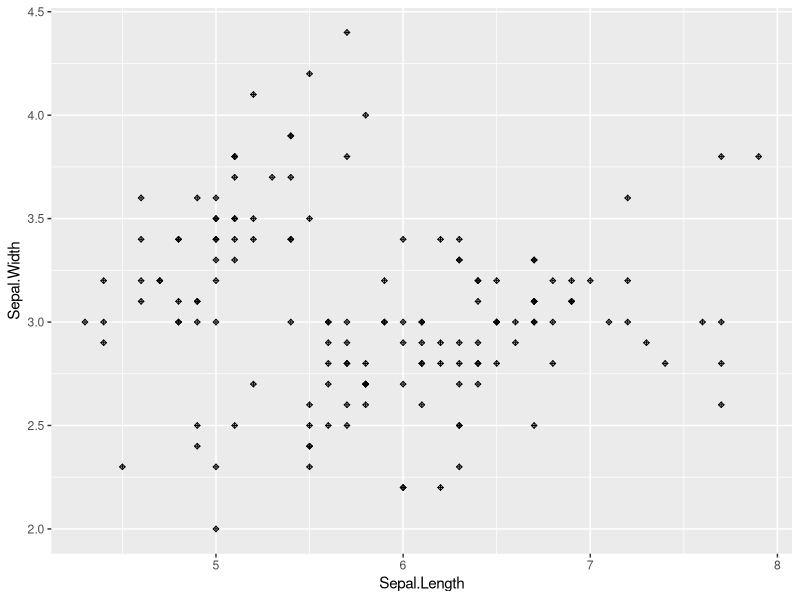
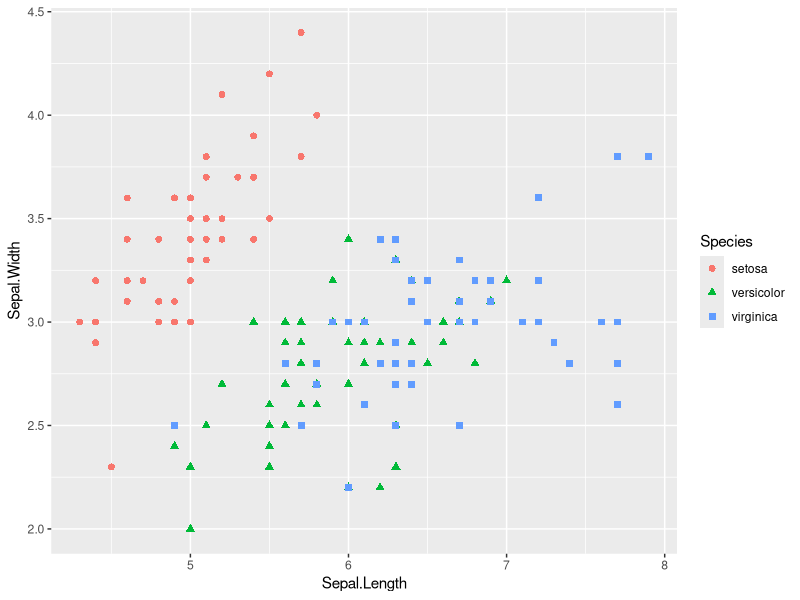
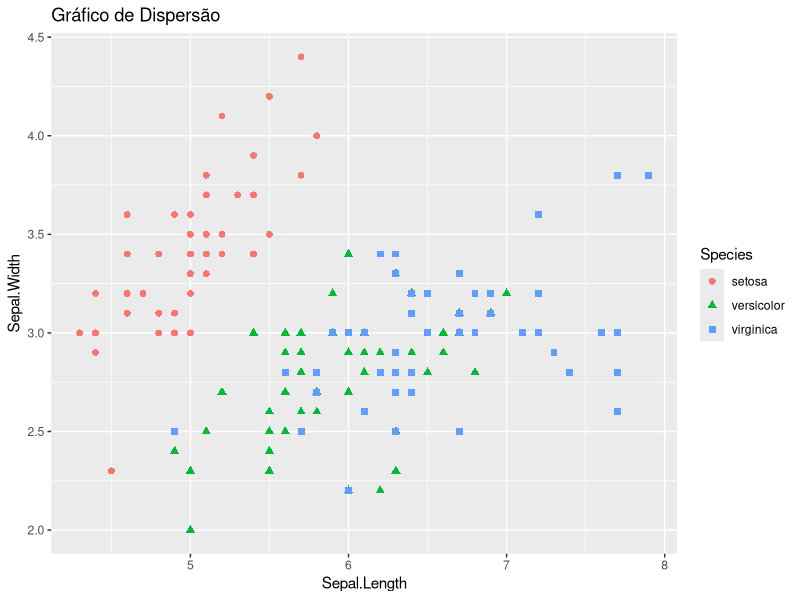

These figures' R source, in order: (Note: this script raises an error after producing the figures.)
## Aula 22/10

## GGPLOT2

## Limpando nosso Environment:
rm(list = ls())

## Instalando e Carregando o pacote do ggplot2:
#install.packages("ggplot2") # quem já tem instalado não precisa rodar

library(ggplot2)

## Banco de dados: iris

## Função base do ggplot2:
### aes = mapeamento dos dados (eixo x e eixo y)
# estrutura de criação de graficos:  ggplot(data = banco de dados, aes(x = X, y = Y))

## Gráfico de Dispersão:
names(iris)
ggplot(iris, aes(x = Sepal.Length, y = Sepal.Width)) +
  geom_point(size = 1, shape = 9)

### Formato, cor e tamanho de acordo com a coluna "Species":
ggplot(iris, aes(x = Sepal.Length, y = Sepal.Width, 
                 col = Species)) +
  geom_point(aes(shape = Species, size = Species), size = 2)

## geom_point() -> Gráfico de Dispersão

## Dar titulo ao gráfico:
ggplot(iris, aes(x = Sepal.Length, y = Sepal.Width, 
                 col = Species)) +
  geom_point(aes(shape = Species, size = Species), size = 2) +
  ggtitle("Gráfico de Dispersão")

## Salvar / Exportar o gráfico:
ggsave("plot1 iris.png", height = 7, width = 6, dpi = 300)

ggplot(iris, aes(x = Sepal.Length, y = Sepal.Width, 
                 col = Species)) +
  geom_point(aes(shape = Species, size = Species), size = 2) +
  ggtitle("Gráfico de Dispersão") +
  ggsave("plot1 iris.png", height = 7, width = 6, dpi = 300)



## Boxplot
## geom_

ggplot(iris, aes(x = Species, y = Sepal.Width)) +
  geom_boxplot()

## preenchendo nosso boxplot de acordo com a coluna "species":
ggplot(iris, aes(x = Species, y = Sepal.Width, fill = Species)) +
  geom_boxplot()


## Colocar um título ao nosso boxplot:
ggplot(iris, aes(x = Species, y = Sepal.Width, fill = Species)) +
  geom_boxplot() +
  ggtitle("Boxplot Bonitão") + 
  ggsave("boxplot iris.png", height = 6, width = 5, dpi = 300)


### Histograma
## Histograma com "bins" para delimitar a quantidade de barras no eixo X
ggplot(iris, aes(x = Sepal.Width)) +
  geom_histogram(bins = 10, col = "black")


## Histograma com fill para identificar especies por Largura da Sépala
ggplot(iris, aes(x = Sepal.Width, fill = Species)) +
  geom_histogram(bins = 10, col = "black")

## Histograma com os títulos com o parametro hjust
ggplot(iris, aes(x = Sepal.Width)) +
  geom_histogram(bins = 10, col = "black") +
  labs(title = "Histograma", subtitle = "Introdução ao R - Mquinho 2020",
       x = "Largura da Sepala", y = "Frequência", caption = "Virgilio M.") +
  theme_minimal() +
  theme(plot.title = element_text(hjust = .5), 
        plot.subtitle = element_text(hjust = .5))
  

ggsave("virgilio_plot1.png", height = 8, width = 8, dpi = 300)



### Gráfico de Densidade
## Serve para variáveis númericas contínuas
## scale_x_continuous é parametro de escala do eixo x
## alpha é opacidade
ggplot(iris, aes(x = Sepal.Length, fill = Species)) +
  geom_density(alpha = 0.5) +
  scale_x_continuous(limits = c(4, 9), breaks = c(4, 6, 8)) +
  theme_minimal() +
  labs(title = "Gráfico de Densidade", 
       subtitle = "Introdução ao R - Mquinho 2020",
       x = "Largura da Sepala") +
  theme(plot.title = element_text(hjust = .5), 
        plot.subtitle = element_text(hjust = .5))

ggsave("virgilio_plot2.png",height = 8, width = 8, dpi = 300)


#### Banco de dados: Swiss
swiss = swiss

# Investigação 
names(swiss)

### Gráfico de linha
## 
ggplot(swiss, aes( x = Examination, y = Education)) +
  geom_line(size = .5, col = "blue", linetype = 2) +
  theme_minimal() +
  labs(title = "Gráfico de Linha", 
       subtitle = "Introdução ao R - Mquinho 2020", 
       caption = "Virgilio M.") +
  theme(plot.title = element_text(hjust = .5), 
        plot.subtitle = element_text(hjust = .5))


### Geom Point


ggplot(iris, aes(x = Sepal.Length, y = Petal.Width, 
                 col = Species)) +
  geom_point() +
  geom_smooth(method = "lm")

















